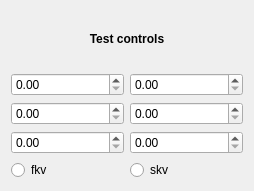
<?xml version="1.0" encoding="UTF-8"?>
<ui version="4.0">
 <class>controltester</class>
 <widget class="QDialog" name="controltester">
  <property name="geometry">
   <rect>
    <x>0</x>
    <y>0</y>
    <width>254</width>
    <height>191</height>
   </rect>
  </property>
  <property name="windowTitle">
   <string>Dialog</string>
  </property>
  <layout class="QVBoxLayout" name="verticalLayout_2">
   <item>
    <layout class="QVBoxLayout" name="verticalLayout">
     <item>
      <widget class="QLabel" name="label">
       <property name="font">
        <font>
         <weight>75</weight>
         <bold>true</bold>
        </font>
       </property>
       <property name="text">
        <string>Test controls</string>
       </property>
       <property name="alignment">
        <set>Qt::AlignCenter</set>
       </property>
      </widget>
     </item>
     <item>
      <layout class="QGridLayout" name="gridLayout">
       <item row="0" column="0">
        <widget class="QDoubleSpinBox" name="t1box"/>
       </item>
       <item row="0" column="1">
        <widget class="QDoubleSpinBox" name="t2box"/>
       </item>
       <item row="1" column="0">
        <widget class="QDoubleSpinBox" name="t3box"/>
       </item>
       <item row="1" column="1">
        <widget class="QDoubleSpinBox" name="t4box"/>
       </item>
       <item row="2" column="0">
        <widget class="QDoubleSpinBox" name="t5box"/>
       </item>
       <item row="2" column="1">
        <widget class="QDoubleSpinBox" name="t6box"/>
       </item>
      </layout>
     </item>
     <item>
      <layout class="QHBoxLayout" name="horizontalLayout">
       <item>
        <widget class="QRadioButton" name="radioButton">
         <property name="text">
          <string>fkv</string>
         </property>
        </widget>
       </item>
       <item>
        <widget class="QRadioButton" name="radioButton_2">
         <property name="text">
          <string>skv</string>
         </property>
        </widget>
       </item>
      </layout>
     </item>
    </layout>
   </item>
  </layout>
 </widget>
 <resources/>
 <connections/>
</ui>
